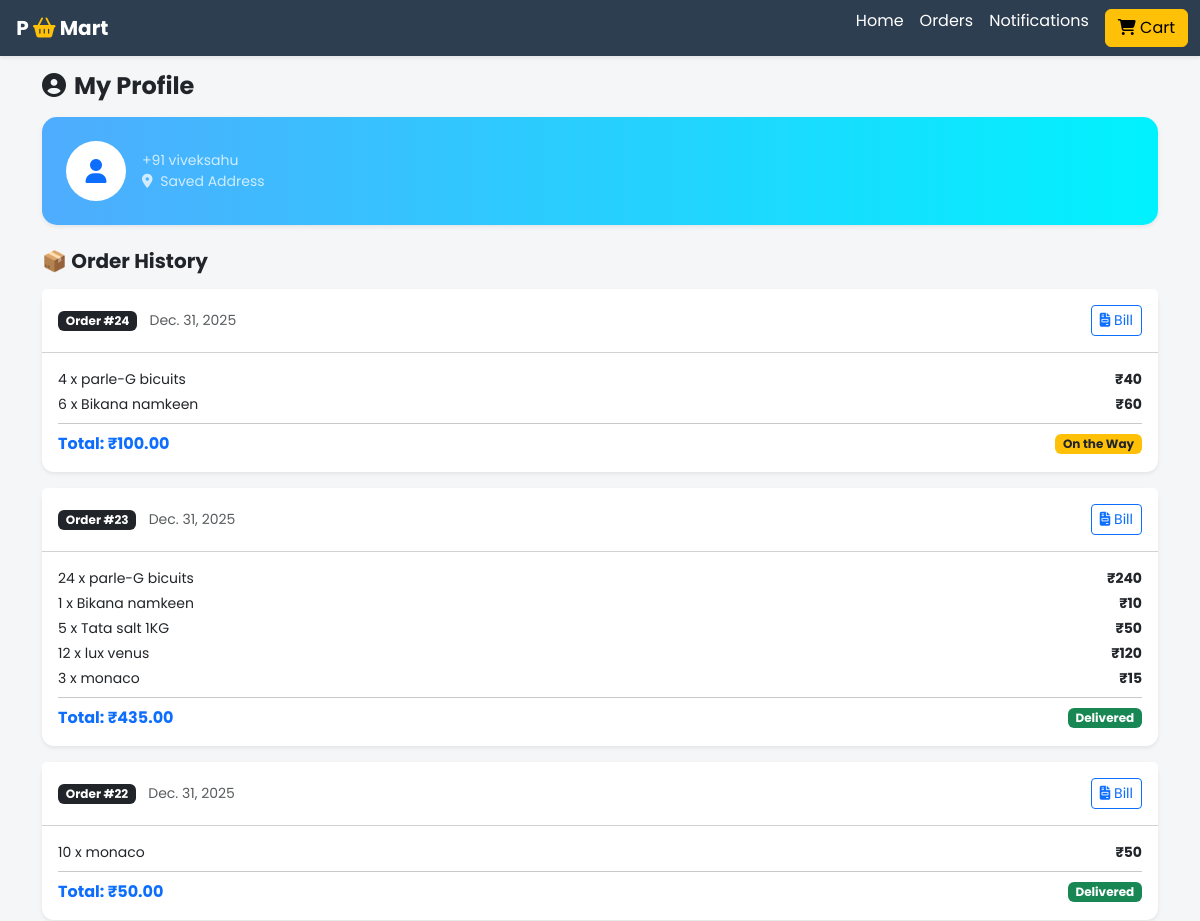
/my-orders/ (signed in, upper part), run on an earlier commit of the app's database.
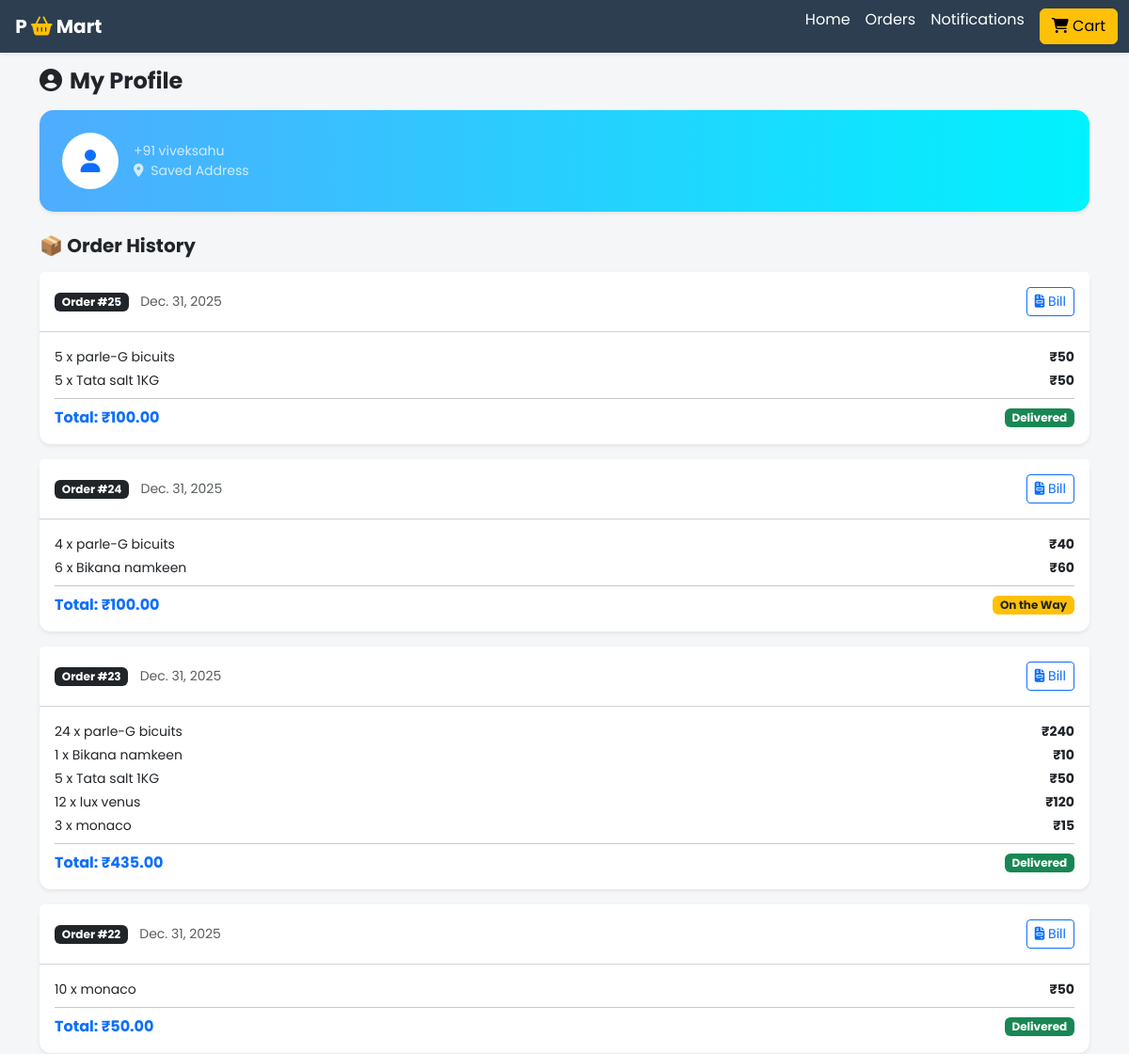
And on a later commit of the database.
### store/models.py (models this page shows, shortened)
class Order(models.Model):
    user = models.ForeignKey(User, on_delete=models.SET_NULL, null=True, blank=True)
    customer_name = models.CharField(max_length=50)
    customer_phone = models.CharField(max_length=15)
    customer_address = models.TextField(blank=True)
    date = models.DateField(default=datetime.datetime.today)
    total_amount = models.DecimalField(default=0, max_digits=10, decimal_places=2)
    status = models.BooleanField(default=False, help_text="Delivery Status")
    is_paid = models.BooleanField(default=False, help_text="Payment Status")
    DELIVERY_CHOICES = [
        ('Delivery', 'Home Delivery'),
        ('Pickup', 'Self Pickup (Dukaan se lenge)'),
    ]
    delivery_mode = models.CharField(max_length=20, choices=DELIVERY_CHOICES, default='Delivery')

class OrderItem(models.Model):
    order = models.ForeignKey(Order, on_delete=models.CASCADE)
    product = models.ForeignKey(Product, on_delete=models.CASCADE)
    quantity = models.IntegerField(default=1)
    price = models.DecimalField(max_digits=10, decimal_places=2)
    def get_cost(self):
        return self.price * self.quantity

class Product(models.Model):
    category = models.ForeignKey(Category, on_delete=models.CASCADE, default=1)
    name = models.CharField(max_length=100)
    description = models.TextField(default='', blank=True, null=True)
    market_price = models.DecimalField(default=0, max_digits=10, decimal_places=2, help_text="MRP (Kata hua rate)")
    total_sold = models.IntegerField(default=0, help_text="Ab tak kitne bike")
    cost_price = models.DecimalField(default=0, max_digits=10, decimal_places=2, help_text="Khareed Rate")
    selling_price = models.DecimalField(default=0, max_digits=10, decimal_places=2, help_text="Bechne ka Rate")
    stock_quantity = models.IntegerField(default=0, help_text="Stock me kitna hai")
    is_active = models.BooleanField(default=True)
    image = models.ImageField(upload_to='uploads/product/')
    UNIT_CHOICES = (
        ('kg', 'Kilogram'),
        ('ltr', 'Liter'),
        ('pcs', 'Pieces'),
        ('pkt', 'Packet'),
    )
    unit = models.CharField(max_length=10, choices=UNIT_CHOICES, default='pcs')

### store/views.py (the view, shortened to what this page needs)
# urls.py: path('my-orders/', views.my_orders, name='my_orders'),
def my_orders(request):
    customer_info = {}
    orders = []
    if request.user.is_authenticated:
        orders = Order.objects.filter(user=request.user).order_by('-id')
        customer_info = {
            'name': request.user.first_name + ' ' + request.user.last_name,
            'phone': request.user.username, # Agar username hi mobile no. hai
            'address': 'Saved Address'
        }
    context = {
        'orders': orders,
        'customer': customer_info
    }
    return render(request, 'my_orders.html', context)

### store/context_processors.py (called while the page is built)
def _cart_id(request):
    cart = request.session.session_key
    if not cart:
        cart = request.session.create()
    return cart

def cart_count(request):
    item_count = 0
    try:
        cart = Cart.objects.filter(cart_id=_cart_id(request))
        if cart.exists():
            cart_items = CartItem.objects.filter(cart=cart[0])
            for item in cart_items:
                item_count += item.quantity
    except Exception as e:
        item_count = 0
    return {'cart_count': item_count}

### templates/my_orders.html (shortened to what this page needs)
{% extends 'base.html' %}
{% block content %}
<div class="mb-4">
    <h4 class="fw-bold mb-3"><i class="fas fa-user-circle me-2"></i>My Profile</h4>
    <div class="card shadow-sm border-0 mb-4" style="border-radius: 15px; background: linear-gradient(to right, #4facfe 0%, #00f2fe 100%); color: white;">
        <div class="card-body p-4">
            <div class="d-flex align-items-center">
                <div class="bg-white text-primary rounded-circle d-flex align-items-center justify-content-center me-3" style="width: 60px; height: 60px; font-size: 24px;">
                    <i class="fas fa-user"></i>
                </div>
                <div>
                    <p class="mb-0 small opacity-75">+91 {{ customer.phone }}</p>
                    <p class="mb-0 small opacity-75"><i class="fas fa-map-marker-alt me-1"></i> {{ customer.address|default:"Address not found" }}</p>
                </div>
            </div>
        </div>
    </div>
    <h5 class="fw-bold mb-3">📦 Order History</h5>
    {% if orders %}
        {% for order in orders %}
        <div class="card mb-3 shadow-sm border-0" style="border-radius: 12px;">
            <div class="card-header bg-white d-flex justify-content-between align-items-center py-3">
                <div>
                    <span class="badge bg-dark">Order #{{ order.id }}</span>
                    <small class="text-muted ms-2">{{ order.date }}</small>
                </div>
                <a href="{% url 'order_invoice' order.id %}" class="btn btn-sm btn-outline-primary" title="Download Bill">
                    <i class="fas fa-file-invoice"></i> Bill
                </a>
            </div>
            <div class="card-body">
                <ul class="list-unstyled mb-0">
                    {% for item in order.orderitem_set.all %}
                    <li class="d-flex justify-content-between mb-1">
                        <small>{{ item.quantity }} x {{ item.product.name }}</small>
                        <small class="fw-bold">₹{{ item.get_cost|stringformat:".0f" }}</small>
                    </li>
                    {% endfor %}
                </ul>
                <hr class="my-2">
                <div class="d-flex justify-content-between align-items-center">
                    <span class="fw-bold text-primary">Total: ₹{{ order.total_amount }}</span>
                    {% if order.status %}
                        <span class="badge bg-success">Delivered</span>
                    {% else %}
                        <span class="badge bg-warning text-dark">On the Way</span>
                    {% endif %}
                </div>
            </div>
        </div>
        {% endfor %}
    {% else %}
        <div class="text-center py-5">
            <i class="fas fa-shopping-basket text-muted mb-3" style="font-size: 50px;"></i>
            <p>Abhi tak koi order nahi kiya.</p>
        </div>
    {% endif %}
</div>
{% endblock %}

### templates/base.html (shortened to what this page needs)
<!doctype html>
<html lang="en">
  <head>
    <link href="https://cdn.jsdelivr.net/npm/bootstrap@5.3.0/dist/css/bootstrap.min.css" rel="stylesheet">
    <link rel="stylesheet" href="https://cdnjs.cloudflare.com/ajax/libs/font-awesome/6.4.0/css/all.min.css">
  </head>
  <body>
    <nav class="navbar navbar-dark navbar-desktop sticky-top shadow-sm">
      <div class="container-fluid">
        <a class="navbar-brand fw-bold" href="/">
            P
            <i class="fas fa-shopping-basket text-warning"></i> Mart
        </a>
        <div class="d-none d-md-flex">
            <a href="/" class="nav-link text-white me-3">Home</a>
            <a href="{% url 'my_orders' %}" class="nav-link text-white me-3">Orders</a>
            <a href="{% url 'notifications' %}" class="nav-link text-white me-3">Notifications </a>
            <a href="{% url 'cart' %}" class="btn btn-warning ..."> <i class="fas fa-shopping-cart"></i> Cart
            </a>
        </div>
    </div>
    </nav>
    <div class="container mt-2">
        {% block content %}
        {% endblock %}
    </div>
</body>
</html>

### templates/base.html (style rules this page uses)
body { font-family: 'Poppins', sans-serif; background-color: #f4f6f8; padding-bottom: 80px; }
:root { --primary-color: #e67e22; --secondary-color: #2c3e50; }
.navbar-desktop { background-color: var(--secondary-color); }

What changed in the data, as far as the page shows it:
added Order: id "25", date "Dec. 31, 2025", total_amount "100.00", status "Delivered"
added OrderItem: quantity "5", product.name "parle-G bicuits", get_cost "50", shown under "25"
added OrderItem: quantity "5", product.name "Tata salt 1KG", get_cost "50", shown under "25"
